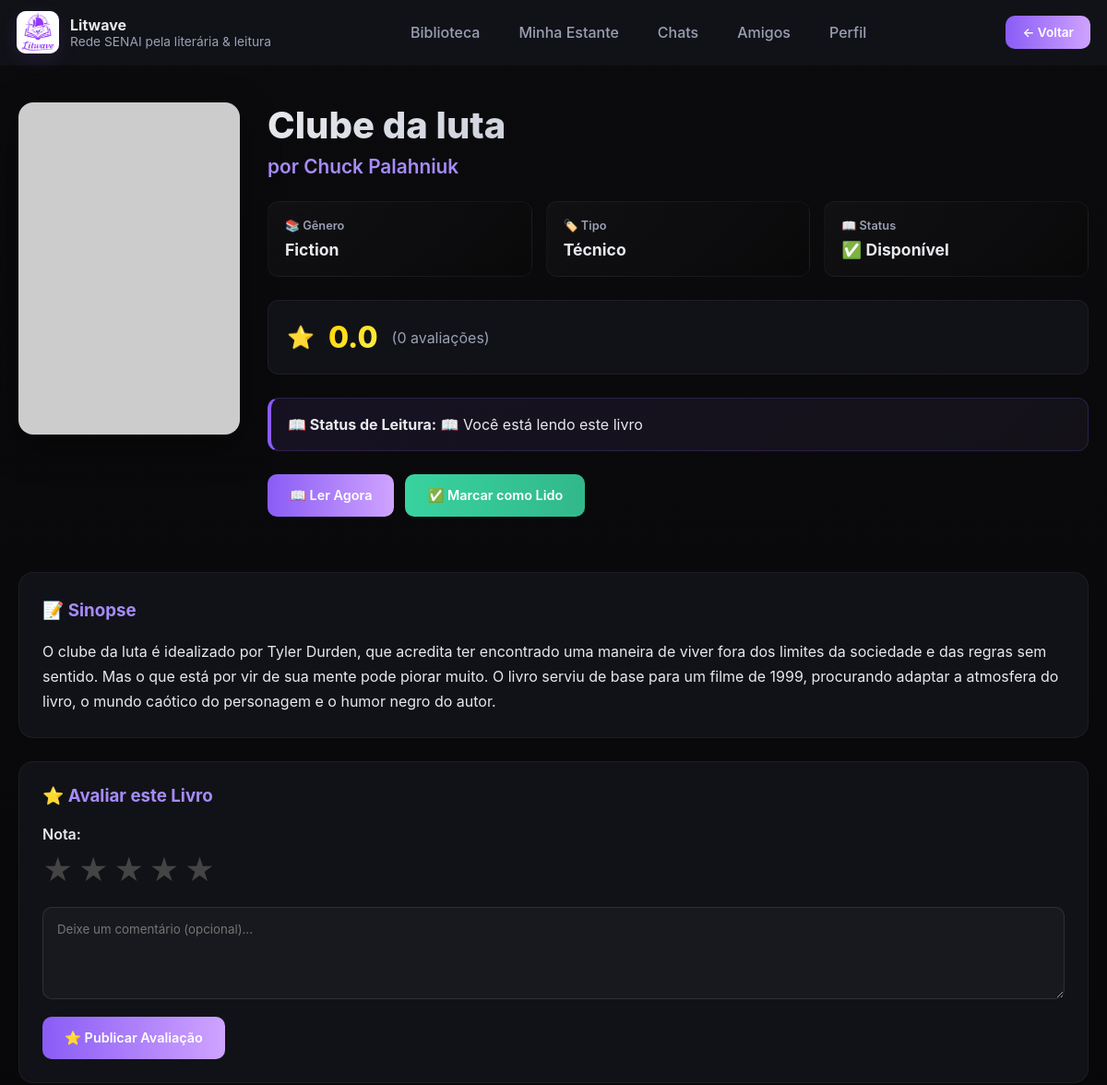
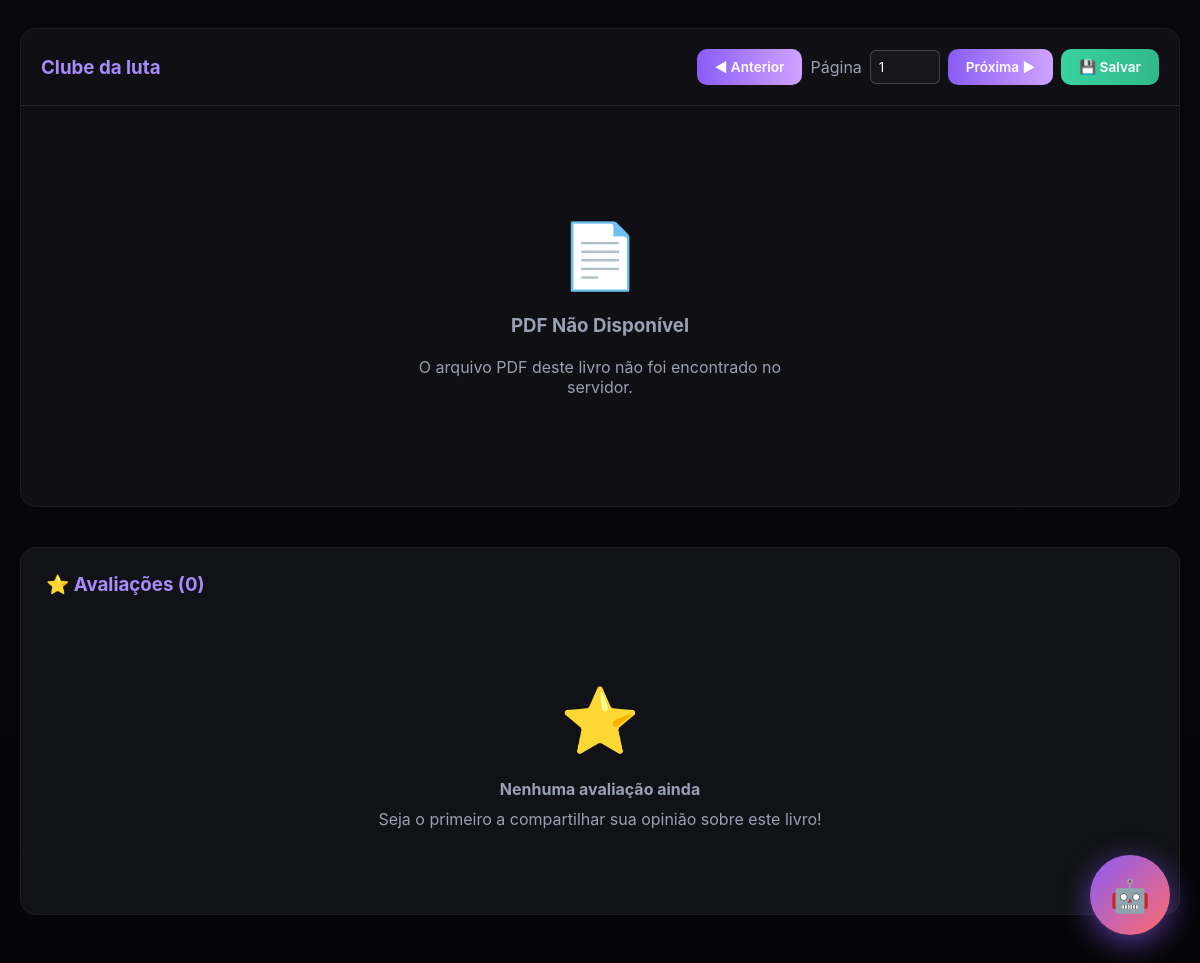
/Litwave/ler_livro.php?id=3 (signed in), run on the app's committed database (2 pictures, top to bottom).
### tables this page shows
CREATE TABLE `livros` (
  `id` int(11) NOT NULL,
  `titulo` varchar(255) NOT NULL,
  `autor` varchar(100) NOT NULL,
  `editora` varchar(100) DEFAULT NULL,
  `ano_publicacao` int(11) DEFAULT NULL,
  `genero` varchar(50) DEFAULT NULL,
  `tipo` enum('LITERARIO','TECNICO') NOT NULL,
  `status` enum('DISPONIVEL','INDISPONIVEL') DEFAULT 'DISPONIVEL',
  `nota_media` decimal(3,2) DEFAULT 0.00,
  `descricao` text DEFAULT NULL,
  `capa_url` varchar(500) DEFAULT NULL,
  `arquivo_pdf` varchar(255) DEFAULT NULL,
  `created_at` timestamp NOT NULL DEFAULT current_timestamp()
);

CREATE TABLE `historico_leitura` (
  `id` int(11) NOT NULL,
  `usuario_id` int(11) NOT NULL,
  `livro_id` int(11) NOT NULL,
  `status` enum('LENDO','LIDO','QUERO_LER','ABANDONADO') NOT NULL,
  `data_inicio` date DEFAULT NULL,
  `data_fim` date DEFAULT NULL,
  `updated_at` timestamp NOT NULL DEFAULT current_timestamp() ON UPDATE current_timestamp(),
  `ultima_pagina` int(11) DEFAULT 1,
  `total_paginas` int(11) DEFAULT 0
);

### Litwave/ler_livro.php (the view, shortened to what the rows shown need)
<?php
$servidor = "localhost";
$usuario = "root";
$senha = "";
$database = "appLivroTeste";
$conexao = mysqli_connect($servidor, $usuario, $senha, $database);
$livro_id = $_GET['id'] ?? null;
$livro = null;
if($livro_id) {
    $sql = "SELECT * FROM livros WHERE id = ?";
    $stmt = mysqli_prepare($conexao, $sql);
    mysqli_stmt_bind_param($stmt, "i", $livro_id);
    mysqli_stmt_execute($stmt);
    $resultado = mysqli_stmt_get_result($stmt);
    $livro = mysqli_fetch_assoc($resultado);
}
$status_leitura = null;
$sql_status = "SELECT status FROM historico_leitura WHERE usuario_id = ? AND livro_id = ?";
$stmt_status = mysqli_prepare($conexao, $sql_status);
mysqli_stmt_bind_param($stmt_status, "ii", $_SESSION['usuario_id'], $livro_id);
mysqli_stmt_execute($stmt_status);
$resultado_status = mysqli_stmt_get_result($stmt_status);
if($row = mysqli_fetch_assoc($resultado_status)) {
    $status_leitura = $row['status'];
}
$sql_media = "SELECT AVG(nota) as media, COUNT(*) as total FROM avaliacoes WHERE livro_id = ?";
$stmt_media = mysqli_prepare($conexao, $sql_media);
mysqli_stmt_bind_param($stmt_media, "i", $livro_id);
mysqli_stmt_execute($stmt_media);
$result_media = mysqli_stmt_get_result($stmt_media);
$media_info = mysqli_fetch_assoc($result_media);
$nota_media = $media_info['media'] ?? 0;
$total_avaliacoes = $media_info['total'] ?? 0;
?>
<!DOCTYPE html>
<html lang="pt-BR">
<head>
</head>
<body>
    <header>
        <div class="brand">
            <div>
                <h1>Litwave</h1>
            </div>
        </div>
    </header>
    <div class="container">
        <div class="header-content">
            <div class="info-livro">
                <h1 class="titulo-livro"><?php echo htmlspecialchars($livro['titulo']); ?></h1>
                <p class="autor-livro">por <?php echo htmlspecialchars($livro['autor']); ?></p>
                <div class="detalhes">
                    <div class="detalhe-item">
                        <div class="detalhe-label">📚 Gênero</div>
                        <div class="detalhe-valor"><?php echo htmlspecialchars($livro['genero'] ?? 'Não informado'); ?></div>
                    </div>
                    <div class="detalhe-item">
                    </div>
                    <div class="detalhe-item">
                    </div>
                </div>
                <div class="avaliacao-geral">
                    <div class="estrelas">⭐</div>
                    <div class="nota-media"><?php echo number_format($nota_media, 1); ?></div>
                    <div class="total-avaliacoes">(<?php echo $total_avaliacoes; ?> avaliações)</div>
                </div>
                <?php if($status_leitura): ?>
                <div class="status-atual">
                    <strong>📖 Status de Leitura:</strong>
                    <?php
                    $status_texto = [
                        'LENDO' => '📖 Você está lendo este livro',
                        'LIDO' => '✅ Você já leu este livro',
                        'QUERO_LER' => '⭐ Você quer ler este livro',
                        'ABANDONADO' => '⏸️ Você abandonou este livro'
                    ];
                    echo $status_texto[$status_leitura];
                    ?>
                </div>
                <?php endif; ?>
                <div class="acoes-leitura">
                    <form method="POST" style="display: inline;">
                    </form>
                    <form method="POST" style="display: inline;">
                    </form>
                </div>
            </div>
        </div>
        <?php if($livro['descricao']): ?>
        <div class="descricao">
            <h3 style="margin-bottom: 15px; color: var(--purple-light);">📝 Sinopse</h3>
            <p><?php echo nl2br(htmlspecialchars($livro['descricao'])); ?></p>
        </div>
        <?php endif; ?>
        <div class="leitor-pdf" id="ler-pdf">
            <div class="header-pdf">
                <h3 style="margin: 0; color: var(--purple-light);"><?php echo htmlspecialchars($livro['titulo']); ?></h3>
                <div style="display: flex; gap: 10px; align-items: center; flex-wrap: wrap;">
                    <form method="POST" id="formNavegacao" style="display: flex; gap: 8px; align-items: center; margin: 0;">
                    </form>
                </div>
            </div>
        </div>
    </div>
</body>
</html>

### data on the page
livros: titulo "Clube da luta", autor "Chuck Palahniuk", genero "Fiction", descricao "O clube da luta é idealizado por Tyler Durden, que acredita ter encontrado uma maneira de viver fora dos limites da sociedade e das regras sem sentido. Mas o que está por vir de sua mente pode piorar muito. O livro serviu de base para um filme de 1999, procurando adaptar a atmosfera do livro, o mundo caótico do personagem e o humor negro do autor."
historico_leitura: status "📖 Você está lendo este livro"

### other printed values
$nota_media "0.0"
$total_avaliacoes "0"
